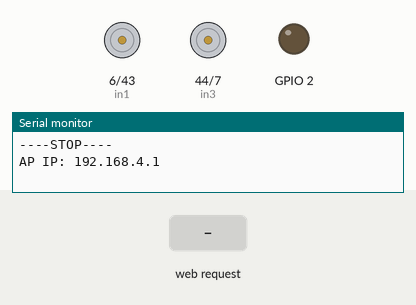
The sketch below on a simulated ESP32. Parts: motor-driver pin pairs drawn as motors (green arrow = first pin HIGH = forward, orange = second pin HIGH = backward, longer = more drive), output pins drawn as LEDs (lit = HIGH), the last lines printed to the serial monitor. Inputs (shaded band) come from the test bench.

Above: at 1.2 s.
1.3 s: HTTP request GET /?State=F received
At 1.9 s:
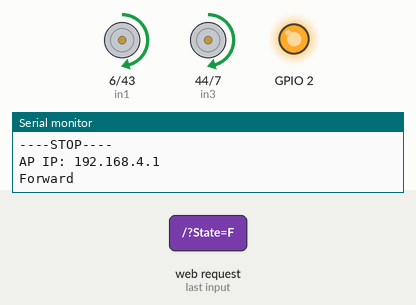
2.8 s: HTTP request GET /?State=B received
At 4.0 s:
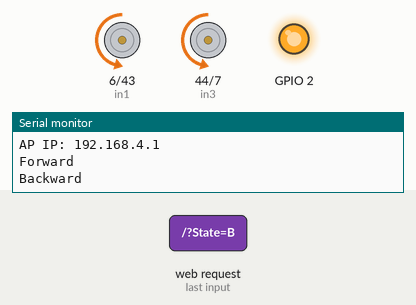
4.3 s: HTTP request GET /?State=L received
At 5.3 s:
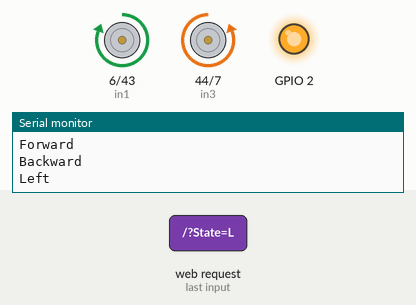
5.8 s: HTTP request GET /?State=R received
At 6.5 s:
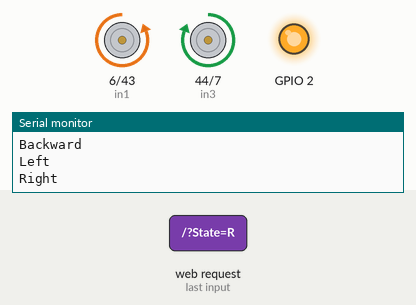
Timing chart, 0 to 8.3 s (numbered marks = the images above; inputs shaded):
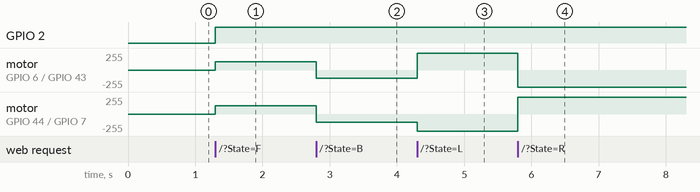

Measured:
- after the input at 1.3 s, GPIO 2: LOW → HIGH at once; motor on GPIO 6 (in1) / GPIO 43 (in2), motor on GPIO 44 (in3) / GPIO 7 (in4): stopped → forward 122/255 at once
- after the input at 2.8 s, motor on GPIO 6 (in1) / GPIO 43 (in2), motor on GPIO 44 (in3) / GPIO 7 (in4): forward 122/255 → backward 122/255 at once
- after the input at 4.3 s, motor on GPIO 6 (in1) / GPIO 43 (in2): backward 122/255 → forward 255/255 at once; motor on GPIO 44 (in3) / GPIO 7 (in4): backward 122/255 → backward 255/255 at once
- after the input at 5.8 s, motor on GPIO 6 (in1) / GPIO 43 (in2): forward 255/255 → backward 255/255 at once; motor on GPIO 44 (in3) / GPIO 7 (in4): backward 255/255 → forward 255/255 at once

The sketch:

robot_car.ino
```cpp
#include <WiFi.h>
#include <WebServer.h>

// Motor pins — in1/in2 = Left motor, in3/in4 = Right motor
const int in1 = D5;
const int in2 = D6;
const int in3 = D7;
const int in4 = D8;

// ----- SPEED ADJUSTMENTS -----
const int SPEED = 122;       // Bumped up slightly from 122 so straight driving doesn't stall
const int TURN_SPEED = 511;  // FULL POWER (Max 1023) to force the wheels to skid-turn
// -----------------------------

const char* ssid     = "car";
const char* password = "12345678";

WebServer server(80);

// ====================
// Motor Functions
// ====================

void Stop() {
  Serial.println("----STOP----");
  digitalWrite(in1, LOW);  digitalWrite(in2, LOW);
  digitalWrite(in3, LOW);  digitalWrite(in4, LOW);
  digitalWrite(D1, LOW);
}

void Forward() {
  Serial.println("Forward");
  analogWrite(in1, SPEED);
  digitalWrite(in2, LOW);
  analogWrite(in3, SPEED);
  digitalWrite(in4, LOW);
  digitalWrite(D1, HIGH);
}

void Backward() {
  Serial.println("Backward");
  digitalWrite(in1, LOW);
  analogWrite(in2, SPEED);
  digitalWrite(in3, LOW);
  analogWrite(in4, SPEED);
  digitalWrite(D1, HIGH);
}

void TurnLeft() {
  Serial.println("Left");
  analogWrite(in1, TURN_SPEED); // Max power left side backward
  digitalWrite(in2, LOW);
  digitalWrite(in3, LOW);
  analogWrite(in4, TURN_SPEED); // Max power right side forward
  digitalWrite(D1, HIGH);
}

void TurnRight() {
  Serial.println("Right");
  digitalWrite(in1, LOW);
  analogWrite(in2, TURN_SPEED); // Max power left side forward
  analogWrite(in3, TURN_SPEED); // Max power right side backward
  digitalWrite(in4, LOW);
  digitalWrite(D1, HIGH);
}

// ====================
// Web Page + Command Handler
// ====================

void handleRoot() {
  String state = server.arg("State");
  if      (state == "F") Forward();
  else if (state == "B") Backward();
  else if (state == "L") TurnLeft();
  else if (state == "R") TurnRight();
  else if (state == "S") Stop();

  server.send(200, "text/html", R"rawliteral(
<!DOCTYPE html>
<html lang="en">
<head>
<meta charset="UTF-8">
<meta name="viewport" content="width=device-width, initial-scale=1, maximum-scale=1, user-scalable=no">
<title>RC Car</title>
<style>
  *, *::before, *::after { box-sizing: border-box; margin: 0; padding: 0; }

  body {
    background: #111;
    height: 100dvh;
    display: flex;
    flex-direction: column;
    align-items: center;
    justify-content: center;
    font-family: monospace;
    touch-action: none;
    user-select: none;
    -webkit-user-select: none;
    overflow: hidden;
  }

  .dpad {
    display: grid;
    grid-template-columns: repeat(3, 80px);
    grid-template-rows: repeat(3, 80px);
    gap: 8px;
  }

  .btn {
    background: #1c1c1c;
    border: 1px solid #2e2e2e;
    border-radius: 10px;
    color: #ddd;
    font-size: 28px;
    display: flex;
    align-items: center;
    justify-content: center;
    cursor: pointer;
    -webkit-tap-highlight-color: transparent;
  }

  .btn.active {
    background: #2a2a2a;
    border-color: #666;
  }

  #F { grid-column:2; grid-row:1; }
  #L { grid-column:1; grid-row:2; }
  #R { grid-column:3; grid-row:2; }
  #B { grid-column:2; grid-row:3; }
</style>
</head>
<body>

<div class="dpad">
  <button class="btn" id="F">&#9650;</button>
  <button class="btn" id="L">&#9664;</button>
  <button class="btn" id="R">&#9654;</button>
  <button class="btn" id="B">&#9660;</button>
</div>

<script>
  const ids = ['F', 'B', 'L', 'R'];
  let active = null;

  function send(cmd) {
    fetch('/?State=' + cmd).catch(() => {});
  }

  function press(id) {
    if (id === active) return;
    active = id;
    ids.forEach(i => document.getElementById(i).classList.remove('active'));
    document.getElementById(id).classList.add('active');
    send(id);
  }

  function release() {
    if (!active) return;
    active = null;
    ids.forEach(i => document.getElementById(i).classList.remove('active'));
    send('S');
  }

  ids.forEach(id => {
    const el = document.getElementById(id);
    el.addEventListener('touchstart', e => { e.preventDefault(); press(id); }, { passive: false });
    el.addEventListener('touchend',   e => { e.preventDefault(); release(); }, { passive: false });
    el.addEventListener('mousedown',  () => press(id));
    el.addEventListener('mouseup',    () => release());
    el.addEventListener('mouseleave', () => { if (active === id) release(); });
  });

  const keyMap = { ArrowUp:'F', ArrowDown:'B', ArrowLeft:'L', ArrowRight:'R' };
  document.addEventListener('keydown', e => { if (keyMap[e.key]) { e.preventDefault(); press(keyMap[e.key]); } });
  document.addEventListener('keyup',   e => { if (keyMap[e.key]) release(); });
</script>

</body>
</html>
)rawliteral");
}

// ====================
// Setup
// ====================

void setup() {
  Serial.begin(9600);

  pinMode(in1, OUTPUT); pinMode(in2, OUTPUT);
  pinMode(in3, OUTPUT); pinMode(in4, OUTPUT);
  pinMode(D1, OUTPUT);
  Stop();

  WiFi.mode(WIFI_AP);
  WiFi.softAP(ssid, password);

  Serial.println("");
  Serial.println("AP IP: " + WiFi.softAPIP().toString());

  server.on("/", handleRoot);
  server.onNotFound([]() { handleRoot(); });
  server.begin();
}

// ====================
// Loop
// ====================

void loop() {
  server.handleClient();
}
```
